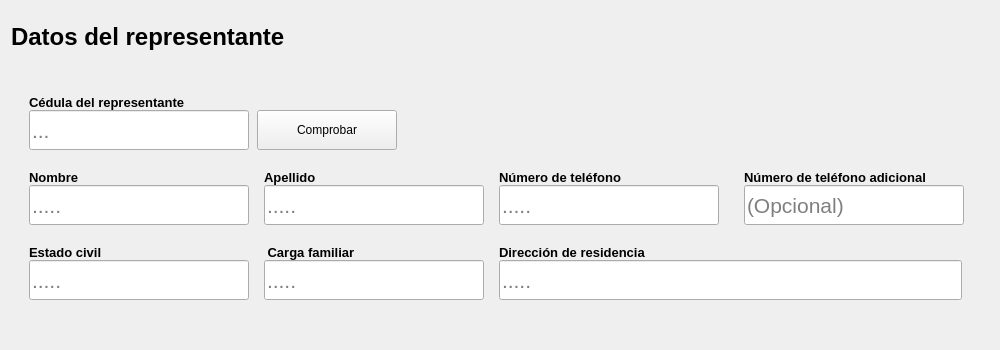
              <widget class="QFrame" name="datos_del_representante">
               <property name="sizePolicy">
                <sizepolicy hsizetype="Preferred" vsizetype="Preferred">
                 <horstretch>0</horstretch>
                 <verstretch>10</verstretch>
                </sizepolicy>
               </property>
               <property name="minimumSize">
                <size>
                 <width>1000</width>
                 <height>350</height>
                </size>
               </property>
               <property name="styleSheet">
                <string notr="true"/>
               </property>
               <property name="frameShape">
                <enum>QFrame::NoFrame</enum>
               </property>
               <property name="frameShadow">
                <enum>QFrame::Raised</enum>
               </property>
               <property name="tipo" stdset="0">
                <string>espacio_preguntas_form</string>
               </property>
               <layout class="QVBoxLayout" name="verticalLayout_7">
                <property name="topMargin">
                 <number>20</number>
                </property>
                <item>
                 <widget class="QLabel" name="label_segmento_datos_del_representante">
                  <property name="minimumSize">
                   <size>
                    <width>0</width>
                    <height>30</height>
                   </size>
                  </property>
                  <property name="maximumSize">
                   <size>
                    <width>16777215</width>
                    <height>25</height>
                   </size>
                  </property>
                  <property name="font">
                   <font>
                    <family>Arial</family>
                    <pointsize>18</pointsize>
                    <weight>75</weight>
                    <bold>true</bold>
                   </font>
                  </property>
                  <property name="styleSheet">
                   <string notr="true"/>
                  </property>
                  <property name="text">
                   <string>Datos del representante</string>
                  </property>
                  <property name="scaledContents">
                   <bool>false</bool>
                  </property>
                 </widget>
                </item>
                <item alignment="Qt::AlignVCenter">
                 <widget class="QFrame" name="preguntas_info_medidas">
                  <property name="minimumSize">
                   <size>
                    <width>460</width>
                    <height>200</height>
                   </size>
                  </property>
                  <property name="styleSheet">
                   <string/>
                  </property>
                  <property name="frameShape">
                   <enum>QFrame::NoFrame</enum>
                  </property>
                  <property name="frameShadow">
                   <enum>QFrame::Raised</enum>
                  </property>
                  <layout class="QGridLayout" name="gridLayout_11">
                   <property name="verticalSpacing">
                    <number>20</number>
                   </property>
                   <item row="0" column="0" colspan="2">
                    <layout class="QGridLayout" name="gridLayout_3">
                     <item row="0" column="0">
                      <widget class="QLabel" name="label_primer_nombre_2">
                       <property name="font">
                        <font>
                         <family>Arial</family>
                         <pointsize>10</pointsize>
                         <weight>75</weight>
                         <bold>true</bold>
                        </font>
                       </property>
                       <property name="styleSheet">
                        <string notr="true"/>
                       </property>
                       <property name="text">
                        <string>Cédula del representante</string>
                       </property>
                       <property name="scaledContents">
                        <bool>true</bool>
                       </property>
                      </widget>
                     </item>
                     <item row="1" column="0" alignment="Qt::AlignLeft">
                      <widget class="QLineEdit" name="input_buscar_por_cedula">
                       <property name="sizePolicy">
                        <sizepolicy hsizetype="Fixed" vsizetype="Fixed">
                         <horstretch>0</horstretch>
                         <verstretch>0</verstretch>
                        </sizepolicy>
                       </property>
                       <property name="minimumSize">
                        <size>
                         <width>220</width>
                         <height>40</height>
                        </size>
                       </property>
                       <property name="font">
                        <font>
                         <family>Segoe UI</family>
                         <pointsize>16</pointsize>
                         <weight>50</weight>
                         <italic>false</italic>
                         <bold>false</bold>
                        </font>
                       </property>
                       <property name="styleSheet">
                        <string notr="true"/>
                       </property>
                       <property name="alignment">
                        <set>Qt::AlignLeading|Qt::AlignLeft|Qt::AlignVCenter</set>
                       </property>
                       <property name="placeholderText">
                        <string>...</string>
                       </property>
                      </widget>
                     </item>
                     <item row="1" column="1" alignment="Qt::AlignLeft">
                      <widget class="QPushButton" name="boton_buscar_cedula_representante">
                       <property name="sizePolicy">
                        <sizepolicy hsizetype="Minimum" vsizetype="Fixed">
                         <horstretch>0</horstretch>
                         <verstretch>0</verstretch>
                        </sizepolicy>
                       </property>
                       <property name="minimumSize">
                        <size>
                         <width>140</width>
                         <height>0</height>
                        </size>
                       </property>
                       <property name="maximumSize">
                        <size>
                         <width>130</width>
                         <height>200</height>
                        </size>
                       </property>
                       <property name="cursor">
                        <cursorShape>PointingHandCursor</cursorShape>
                       </property>
                       <property name="styleSheet">
                        <string notr="true"/>
                       </property>
                       <property name="text">
                        <string>Comprobar</string>
                       </property>
                       <property name="icon">
                        <iconset>
                         <normaloff>../recursos_de_imagenes/iconos_de_interfaz/lupa_de_busqueda.png</normaloff>../recursos_de_imagenes/iconos_de_interfaz/lupa_de_busqueda.png</iconset>
                       </property>
                       <property name="iconSize">
                        <size>
                         <width>25</width>
                         <height>25</height>
                        </size>
                       </property>
                      </widget>
                     </item>
                    </layout>
                   </item>
                   <item row="1" column="0">
                    <layout class="QVBoxLayout" name="verticalLayout_20">
                     <item>
                      <widget class="QLabel" name="label_nombre_del_representante">
                       <property name="font">
                        <font>
                         <family>Arial</family>
                         <pointsize>10</pointsize>
                         <weight>75</weight>
                         <bold>true</bold>
                        </font>
                       </property>
                       <property name="styleSheet">
                        <string notr="true"/>
                       </property>
                       <property name="text">
                        <string>Nombre</string>
                       </property>
                       <property name="scaledContents">
                        <bool>true</bool>
                       </property>
                      </widget>
                     </item>
                     <item>
                      <widget class="QLineEdit" name="input_nombre_del_representante">
                       <property name="enabled">
                        <bool>true</bool>
                       </property>
                       <property name="sizePolicy">
                        <sizepolicy hsizetype="Fixed" vsizetype="Fixed">
                         <horstretch>0</horstretch>
                         <verstretch>0</verstretch>
                        </sizepolicy>
                       </property>
                       <property name="minimumSize">
                        <size>
                         <width>220</width>
                         <height>40</height>
                        </size>
                       </property>
                       <property name="font">
                        <font>
                         <family>Segoe UI</family>
                         <pointsize>16</pointsize>
                         <weight>50</weight>
                         <italic>false</italic>
                         <bold>false</bold>
                        </font>
                       </property>
                       <property name="styleSheet">
                        <string notr="true"/>
                       </property>
                       <property name="alignment">
                        <set>Qt::AlignLeading|Qt::AlignLeft|Qt::AlignVCenter</set>
                       </property>
                       <property name="placeholderText">
                        <string>.....</string>
                       </property>
                       <property name="cursorMoveStyle">
                        <enum>Qt::LogicalMoveStyle</enum>
                       </property>
                      </widget>
                     </item>
                    </layout>
                   </item>
                   <item row="1" column="1">
                    <layout class="QVBoxLayout" name="verticalLayout_23">
                     <item>
                      <widget class="QLabel" name="label_apellido_del_representante">
                       <property name="font">
                        <font>
                         <family>Arial</family>
                         <pointsize>10</pointsize>
                         <weight>75</weight>
                         <bold>true</bold>
                        </font>
                       </property>
                       <property name="styleSheet">
                        <string notr="true"/>
                       </property>
                       <property name="text">
                        <string>Apellido</string>
                       </property>
                       <property name="textFormat">
                        <enum>Qt::PlainText</enum>
                       </property>
                       <property name="scaledContents">
                        <bool>true</bool>
                       </property>
                      </widget>
                     </item>
                     <item>
                      <widget class="QLineEdit" name="input_apellido_del_representante">
                       <property name="sizePolicy">
                        <sizepolicy hsizetype="Fixed" vsizetype="Fixed">
                         <horstretch>0</horstretch>
                         <verstretch>0</verstretch>
                        </sizepolicy>
                       </property>
                       <property name="minimumSize">
                        <size>
                         <width>220</width>
                         <height>40</height>
                        </size>
                       </property>
                       <property name="font">
                        <font>
                         <family>Segoe UI</family>
                         <pointsize>16</pointsize>
                         <weight>50</weight>
                         <italic>false</italic>
                         <bold>false</bold>
                        </font>
                       </property>
                       <property name="styleSheet">
                        <string notr="true"/>
                       </property>
                       <property name="placeholderText">
                        <string>.....</string>
                       </property>
                      </widget>
                     </item>
                    </layout>
                   </item>
                   <item row="1" column="2">
                    <layout class="QVBoxLayout" name="verticalLayout_24">
                     <item alignment="Qt::AlignLeft">
                      <widget class="QLabel" name="label_numero_de_telefono">
                       <property name="font">
                        <font>
                         <family>Arial</family>
                         <pointsize>10</pointsize>
                         <weight>75</weight>
                         <bold>true</bold>
                        </font>
                       </property>
                       <property name="styleSheet">
                        <string notr="true"/>
                       </property>
                       <property name="text">
                        <string>Número de teléfono</string>
                       </property>
                       <property name="textFormat">
                        <enum>Qt::PlainText</enum>
                       </property>
                       <property name="scaledContents">
                        <bool>true</bool>
                       </property>
                      </widget>
                     </item>
                     <item>
                      <widget class="QLineEdit" name="input_numero_de_telefono">
                       <property name="sizePolicy">
                        <sizepolicy hsizetype="Fixed" vsizetype="Fixed">
                         <horstretch>0</horstretch>
                         <verstretch>0</verstretch>
                        </sizepolicy>
                       </property>
                       <property name="minimumSize">
                        <size>
                         <width>220</width>
                         <height>40</height>
                        </size>
                       </property>
                       <property name="font">
                        <font>
                         <family>Segoe UI</family>
                         <pointsize>16</pointsize>
                         <weight>50</weight>
                         <italic>false</italic>
                         <bold>false</bold>
                        </font>
                       </property>
                       <property name="styleSheet">
                        <string notr="true"/>
                       </property>
                       <property name="placeholderText">
                        <string>.....</string>
                       </property>
                      </widget>
                     </item>
                    </layout>
                   </item>
                   <item row="1" column="3">
                    <layout class="QVBoxLayout" name="verticalLayout_46">
                     <item alignment="Qt::AlignLeft">
                      <widget class="QLabel" name="label_numero_de_telefono_adicional">
                       <property name="font">
                        <font>
                         <family>Arial</family>
                         <pointsize>10</pointsize>
                         <weight>75</weight>
                         <bold>true</bold>
                        </font>
                       </property>
                       <property name="styleSheet">
                        <string notr="true"/>
                       </property>
                       <property name="text">
                        <string>Número de teléfono adicional</string>
                       </property>
                       <property name="textFormat">
                        <enum>Qt::PlainText</enum>
                       </property>
                       <property name="scaledContents">
                        <bool>true</bool>
                       </property>
                      </widget>
                     </item>
                     <item>
                      <widget class="QLineEdit" name="input_numero_de_telefono_adicional">
                       <property name="sizePolicy">
                        <sizepolicy hsizetype="Fixed" vsizetype="Fixed">
                         <horstretch>0</horstretch>
                         <verstretch>0</verstretch>
                        </sizepolicy>
                       </property>
                       <property name="minimumSize">
                        <size>
                         <width>220</width>
                         <height>40</height>
                        </size>
                       </property>
                       <property name="font">
                        <font>
                         <family>Segoe UI</family>
                         <pointsize>16</pointsize>
                         <weight>50</weight>
                         <italic>false</italic>
                         <bold>false</bold>
                        </font>
                       </property>
                       <property name="styleSheet">
                        <string notr="true"/>
                       </property>
                       <property name="placeholderText">
                        <string>(Opcional)</string>
                       </property>
                      </widget>
                     </item>
                    </layout>
                   </item>
                   <item row="2" column="0">
                    <layout class="QVBoxLayout" name="verticalLayout_25">
                     <item alignment="Qt::AlignLeft">
                      <widget class="QLabel" name="label_estado_civil">
                       <property name="font">
                        <font>
                         <family>Arial</family>
                         <pointsize>10</pointsize>
                         <weight>75</weight>
                         <bold>true</bold>
                        </font>
                       </property>
                       <property name="styleSheet">
                        <string notr="true"/>
                       </property>
                       <property name="text">
                        <string>Estado civil </string>
                       </property>
                       <property name="textFormat">
                        <enum>Qt::PlainText</enum>
                       </property>
                       <property name="scaledContents">
                        <bool>true</bool>
                       </property>
                      </widget>
                     </item>
                     <item>
                      <widget class="QLineEdit" name="input_estado_civil">
                       <property name="sizePolicy">
                        <sizepolicy hsizetype="Fixed" vsizetype="Fixed">
                         <horstretch>0</horstretch>
                         <verstretch>0</verstretch>
                        </sizepolicy>
                       </property>
                       <property name="minimumSize">
                        <size>
                         <width>220</width>
                         <height>40</height>
                        </size>
                       </property>
                       <property name="font">
                        <font>
                         <family>Segoe UI</family>
                         <pointsize>16</pointsize>
                         <weight>50</weight>
                         <italic>false</italic>
                         <bold>false</bold>
                        </font>
                       </property>
                       <property name="styleSheet">
                        <string notr="true"/>
                       </property>
                       <property name="placeholderText">
                        <string>.....</string>
                       </property>
                      </widget>
                     </item>
                    </layout>
                   </item>
                   <item row="2" column="1">
                    <layout class="QVBoxLayout" name="verticalLayout_21">
                     <item alignment="Qt::AlignLeft">
                      <widget class="QLabel" name="label_carga_familiar">
                       <property name="font">
                        <font>
                         <family>Arial</family>
                         <pointsize>10</pointsize>
                         <weight>75</weight>
                         <bold>true</bold>
                        </font>
                       </property>
                       <property name="styleSheet">
                        <string notr="true"/>
                       </property>
                       <property name="text">
                        <string> Carga familiar </string>
                       </property>
                       <property name="textFormat">
                        <enum>Qt::PlainText</enum>
                       </property>
                       <property name="scaledContents">
                        <bool>true</bool>
                       </property>
                      </widget>
                     </item>
                     <item>
                      <widget class="QLineEdit" name="input_carga_familiar">
                       <property name="sizePolicy">
                        <sizepolicy hsizetype="Fixed" vsizetype="Fixed">
                         <horstretch>0</horstretch>
                         <verstretch>0</verstretch>
                        </sizepolicy>
                       </property>
                       <property name="minimumSize">
                        <size>
                         <width>220</width>
                         <height>40</height>
                        </size>
                       </property>
                       <property name="font">
                        <font>
                         <family>Segoe UI</family>
                         <pointsize>16</pointsize>
                         <weight>50</weight>
                         <italic>false</italic>
                         <bold>false</bold>
                        </font>
                       </property>
                       <property name="styleSheet">
                        <string notr="true"/>
                       </property>
                       <property name="placeholderText">
                        <string>.....</string>
                       </property>
                      </widget>
                     </item>
                    </layout>
                   </item>
                   <item row="2" column="2" colspan="2">
                    <layout class="QVBoxLayout" name="verticalLayout_22">
                     <item alignment="Qt::AlignLeft">
                      <widget class="QLabel" name="label_direccion_residencia">
                       <property name="font">
                        <font>
                         <family>Arial</family>
                         <pointsize>10</pointsize>
                         <weight>75</weight>
                         <italic>false</italic>
                         <bold>true</bold>
                        </font>
                       </property>
                       <property name="styleSheet">
                        <string notr="true"/>
                       </property>
                       <property name="text">
                        <string>Dirección de residencia</string>
                       </property>
                       <property name="textFormat">
                        <enum>Qt::PlainText</enum>
                       </property>
                       <property name="scaledContents">
                        <bool>true</bool>
                       </property>
                      </widget>
                     </item>
                     <item>
                      <widget class="QLineEdit" name="input_direccion_residencia">
                       <property name="sizePolicy">
                        <sizepolicy hsizetype="Fixed" vsizetype="Fixed">
                         <horstretch>0</horstretch>
                         <verstretch>0</verstretch>
                        </sizepolicy>
                       </property>
                       <property name="minimumSize">
                        <size>
                         <width>463</width>
                         <height>40</height>
                        </size>
                       </property>
                       <property name="font">
                        <font>
                         <family>Segoe UI</family>
                         <pointsize>16</pointsize>
                         <weight>50</weight>
                         <italic>false</italic>
                         <bold>false</bold>
                        </font>
                       </property>
                       <property name="styleSheet">
                        <string notr="true"/>
                       </property>
                       <property name="placeholderText">
                        <string>.....</string>
                       </property>
                      </widget>
                     </item>
                    </layout>
                   </item>
                  </layout>
                 </widget>
                </item>
               </layout>
              </widget>
